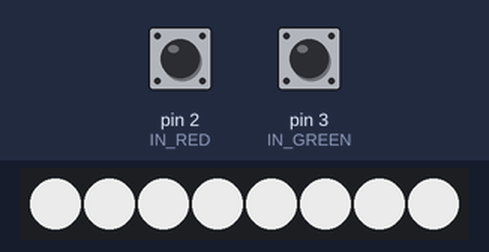
This sketch was run on a simulated Arduino Uno, built with avr-gcc and run on an emulated ATmega328P. On the bench: 8 RGB LEDs in strip order, left to right. Inputs (shaded band) come from the test bench; at power-on: pin 2 (IN_RED) HIGH, pin 3 (IN_GREEN) HIGH. Dim RGB values are drawn brighter than linear.

Above: at 0.36 s.
At 2.2 s:
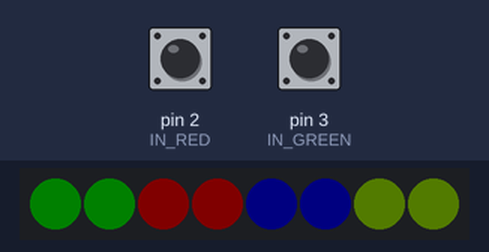
At 3.2 s:
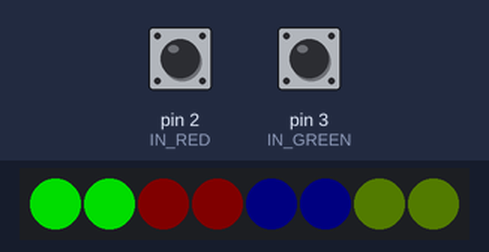
At 5.0 s:
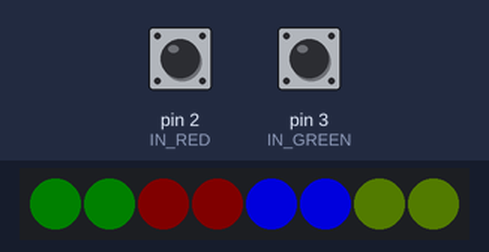
At 23.0 s:
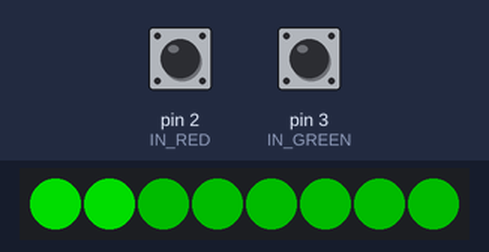
At 34.1 s:
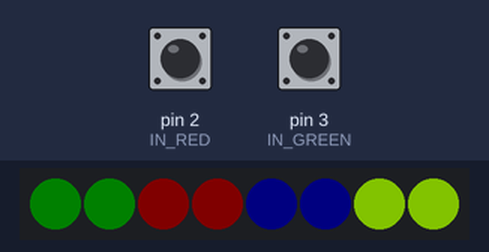
Timing chart, 0 to 40.0 s (numbered marks = the images above):
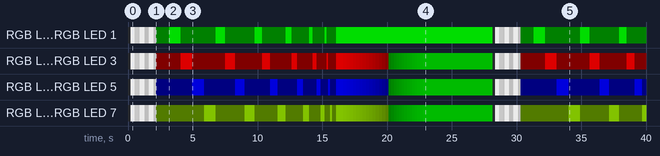

Measured:
- by itself, RGB LED 0, RGB LED 1: off → RGB(190, 190, 190) at 0.21 s, → RGB(100, 100, 100) 0.31 s later, → RGB(90, 90, 90) 0.30 s later, → RGB(190, 190, 190) 0.11 s later, … (38 changes in this stretch)
- by itself, RGB LED 2, RGB LED 3: off → RGB(190, 190, 190) at 0.21 s, → RGB(100, 100, 100) 0.31 s later, → RGB(90, 90, 90) 0.30 s later, → RGB(190, 190, 190) 0.11 s later, … (67 changes in this stretch)
- what the display in image 1 shows lasts 1.0 s, from 2.2 s to 3.2 s
- what the display in image 2 shows lasts 0.9 s, from 3.2 s to 4.1 s
- what the display in image 4 shows lasts 5.3 s, from 22.9 s to 28.2 s

The sketch:

lights.ino
```cpp
#include <Adafruit_NeoPixel.h>

#define IN_RED 2
#define IN_GREEN 3
#define IN_BLUE 4
#define IN_YELLOW 5

#define OUT_PIXELS 6

#define NUMPIXELS 8

#define SOFTPULSELEN 13

Adafruit_NeoPixel pixels(NUMPIXELS, OUT_PIXELS, NEO_GRB + NEO_KHZ800);

struct color {
  int red;
  int green;
  int blue;
};

struct color softPulseRed[SOFTPULSELEN];
struct color softPulseGreen[SOFTPULSELEN];
struct color softPulseBlue[SOFTPULSELEN];
struct color softPulseYellow[SOFTPULSELEN];

color lowRed = color{red: 5, green: 0, blue: 0};
color highRed = color{red: 150, green: 0, blue: 0};
color lowGreen = color{red: 0, green: 5, blue: 0};
color highGreen = color{red: 0, green: 150, blue: 0};
color lowBlue = color{red: 0, green: 0, blue: 5};
color highBlue = color{red: 0, green: 0, blue: 150};
color lowYellow = color{red: 3, green: 2, blue: 0};
color highYellow = color{red: 90, green: 60, blue: 0};

int fadeRedPos;
int fadeGreenPos;
int fadeBluePos;
int fadeYellowPos;

void setup() {

  pinMode(IN_RED, INPUT_PULLUP);
  pinMode(IN_GREEN, INPUT_PULLUP);
  pinMode(IN_BLUE, INPUT_PULLUP);
  pinMode(IN_YELLOW, INPUT_PULLUP);

  for (int i = 0; i < SOFTPULSELEN; i++) {
    softPulseRed[i].red = i * 3;
    softPulseGreen[i].green = i * 3;
    softPulseBlue[i].blue = i * 3;
    softPulseYellow[i].red = i * 2;
    softPulseYellow[i].green = i * 2;
  }

  pixels.begin();
  pixels.clear();

  // Starting fade positions; make it a circle!
  fadeRedPos = 0;
  fadeGreenPos = 2;
  fadeBluePos = 4;
  fadeYellowPos = 6;
}

void loop() {

  if (digitalRead(IN_RED) == HIGH) {
    selectionInit();
    selectRed();
  }

  if (digitalRead(IN_GREEN) == HIGH) {
    selectionInit();
    selectGreen();
  }

  if (digitalRead(IN_BLUE) == HIGH) {
    selectionInit();
    selectBlue();
  }

  if (digitalRead(IN_YELLOW) == HIGH) {
    selectionInit();
    selectYellow();
  }

  fadeCycle();
}

/*
  The default soft pulsating circle
*/
void fadeCycle() {
  // Fade everything up
  for (int j = 0; j < SOFTPULSELEN; j++) {
    setFades(j);
    pixels.show();
    delay(100);
  }
  for (int j = SOFTPULSELEN-1; j >= 0; j--) {
    setFades(j);
    pixels.show();
    delay(100);
  }

  fadeRedPos = movePos(fadeRedPos);
  fadeGreenPos = movePos(fadeGreenPos);
  fadeBluePos = movePos(fadeBluePos);
  fadeYellowPos = movePos(fadeYellowPos);
}

int movePos(int pos) {
  pos++;
  if (pos >= NUMPIXELS) {
    pos = 0;
  }
  return pos;
}

void setFades(int j) {
  setColor(fadeRedPos, softPulseRed[j]);
  setColor(fadeGreenPos, softPulseGreen[j]);
  setColor(fadeBluePos, softPulseBlue[j]);
  setColor(fadeYellowPos, softPulseYellow[j]);
}

/*
  A few heavy blinks to really show:
  something is about to happen!
*/

void selectionInit() {

  for(int j = 0; j < 3; j++) {
    for(int i = 0; i < 200; i += 10) {
      color c = color{red: i, green: i, blue: i};
      setGlobalColor(c);
      pixels.show();
      delay(10);
    }

    delay(100);

    for(int i = 200; i > 0; i -= 10) {
      color c = color{red: i, green: i, blue: i};
      setGlobalColor(c);
      pixels.show();
      delay(20);
    }
  }


  setColor(0, lowRed);
  setColor(1, lowRed);


  setColor(2, lowGreen);
  setColor(3, lowGreen);

  setColor(4, lowBlue);
  setColor(5, lowBlue);

  setColor(6, lowYellow);
  setColor(7, lowYellow);

  pixels.show();
  delay(1000);

  for(int j = 6; j > 0; j--) {
    setColor(6, lowYellow);
    setColor(7, lowYellow);
    setColor(0, highRed);
    setColor(1, highRed);
    pixels.show();
    delay(150 * j);

    setColor(0, lowRed);
    setColor(1, lowRed);
    setColor(2, highGreen);
    setColor(3, highGreen);
    pixels.show();
    delay(150 * j);

    setColor(2, lowGreen);
    setColor(3, lowGreen);
    setColor(4, highBlue);
    setColor(5, highBlue);
    pixels.show();
    delay(150 * j);

    setColor(4, lowBlue);
    setColor(5, lowBlue);
    setColor(6, highYellow);
    setColor(7, highYellow);
    pixels.show();
    delay(150 * j);
  }

  setColor(6, lowYellow);
  setColor(7, lowYellow);
  pixels.show();
  delay(300);

  setColor(0, highRed);
  setColor(1, highRed);
  setColor(2, highGreen);
  setColor(3, highGreen);
  setColor(4, highBlue);
  setColor(5, highBlue);
  setColor(6, highYellow);
  setColor(7, highYellow);

  pixels.show();
  delay(300);
}

void selectRed() {
  for(int i = 0; i < 15; i++) {

    color g = stepColorDown(highGreen, lowGreen, i);
    color b = stepColorDown(highBlue, lowBlue, i);
    color y = stepColorDown(highYellow, lowYellow, i);

    setColor(2, g);
    setColor(3, g);
    setColor(4, b);
    setColor(5, b);
    setColor(6, y);
    setColor(7, y);

    pixels.show();
    delay(250);
  }

  for(int i = 0; i < 15; i++) {
    color t = stepColorUp(highRed, lowRed, i);

    setColor(2, t);
    setColor(3, t);
    setColor(4, t);
    setColor(5, t);
    setColor(6, t);
    setColor(7, t);

    pixels.show();
    delay(200);
  }

  delay(5000);

  pixels.clear();
}

void selectGreen() {
  for(int i = 0; i < 15; i++) {

    color r = stepColorDown(highRed, lowRed, i);
    color b = stepColorDown(highBlue, lowBlue, i);
    color y = stepColorDown(highYellow, lowYellow, i);

    setColor(0, r);
    setColor(1, r);
    setColor(4, b);
    setColor(5, b);
    setColor(6, y);
    setColor(7, y);

    pixels.show();
    delay(250);
  }

  for(int i = 0; i < 15; i++) {
    color t = stepColorUp(highGreen, lowGreen, i);

    setColor(0, t);
    setColor(1, t);
    setColor(4, t);
    setColor(5, t);
    setColor(6, t);
    setColor(7, t);

    pixels.show();
    delay(200);
  }

  delay(5000);

  pixels.clear();
}

void selectBlue() {
  for(int i = 0; i < 15; i++) {

    color r = stepColorDown(highRed, lowRed, i);
    color g = stepColorDown(highGreen, lowGreen, i);
    color y = stepColorDown(highYellow, lowYellow, i);

    setColor(0, r);
    setColor(1, r);
    setColor(2, g);
    setColor(3, g);
    setColor(6, y);
    setColor(7, y);

    pixels.show();
    delay(250);
  }

  for(int i = 0; i < 15; i++) {
    color t = stepColorUp(highBlue, lowBlue, i);

    setColor(0, t);
    setColor(1, t);
    setColor(2, t);
    setColor(3, t);
    setColor(6, t);
    setColor(7, t);

    pixels.show();
    delay(200);
  }

  delay(5000);

  pixels.clear();
}

void selectYellow() {
  for(int i = 0; i < 15; i++) {

    color r = stepColorDown(highRed, lowRed, i);
    color g = stepColorDown(highGreen, lowGreen, i);
    color b = stepColorDown(highBlue, lowBlue, i);

    setColor(0, r);
    setColor(1, r);
    setColor(2, g);
    setColor(3, g);
    setColor(4, b);
    setColor(5, b);

    pixels.show();
    delay(250);
  }

  for(int i = 0; i < 15; i++) {
    color t = stepColorUp(highYellow, lowYellow, i);

    setColor(0, t);
    setColor(1, t);
    setColor(2, t);
    setColor(3, t);
    setColor(4, t);
    setColor(5, t);

    pixels.show();
    delay(200);
  }

  delay(5000);

  pixels.clear();
}


/*
  Helpers
*/
void setColor(int pos, color c) {
    // Yes, red and green are swapped. Some bug in either my code, or the library (must by the lib huh ;) )
    pixels.setPixelColor(pos, c.green, c.red, c.blue);
}

void setGlobalColor(color c) {
  for(int p = 0; p < NUMPIXELS; p++) {
    // Yes, red and green are swapped. Some bug in either my code, or the library (must by the lib huh ;) )
    pixels.setPixelColor(p, c.green, c.red, c.blue);
  }
}

color stepColorDown(color high, color low, int step) {
  return color{
    red: high.red - (low.red * step * 2),
    green: high.green - (low.green * step * 2),
    blue: high.blue - (low.blue * step * 2)
  };
}

color stepColorUp(color high, color low, int step) {
  return color{
    red: low.red + (low.red * step),
    green: low.green + (low.green * step),
    blue: low.blue + (low.blue * step)
  };
}
```
